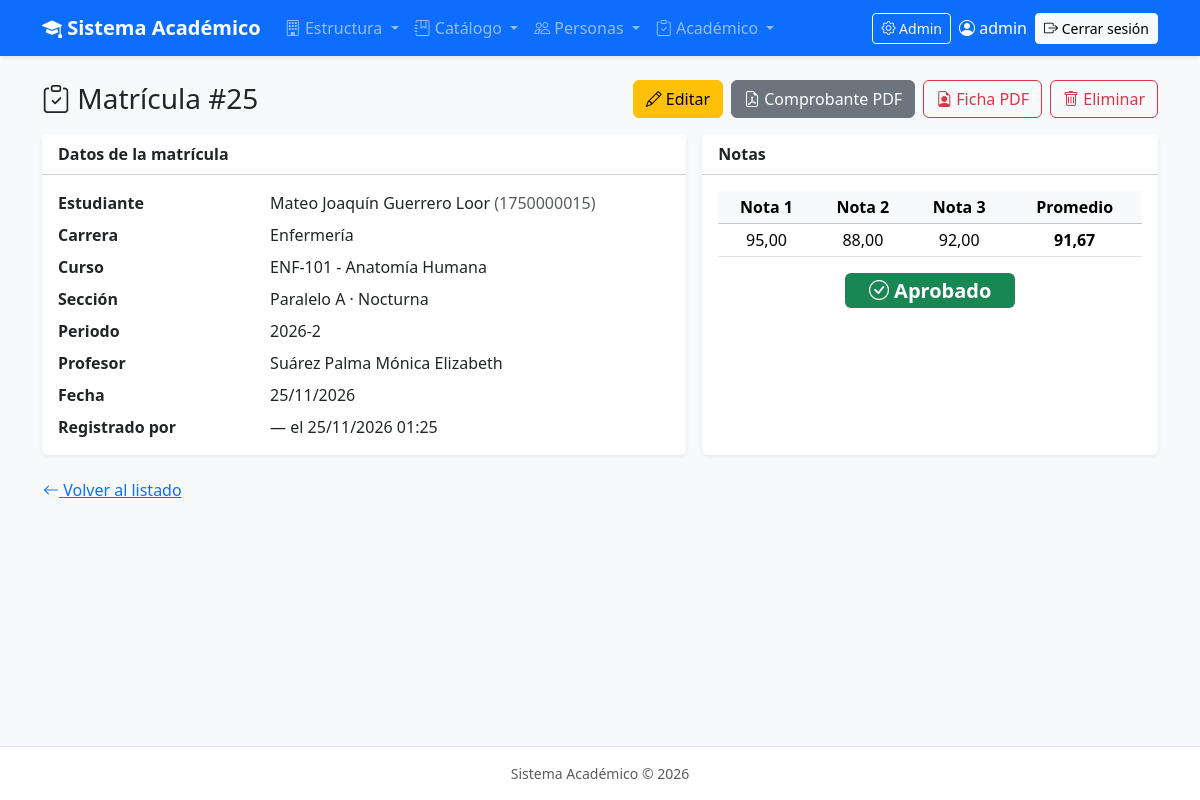
Screenshot of /academico/matriculas/25/ (signed in) with the database file from the repository.
### academico/models.py (models this page shows, shortened)
class Matricula(ModeloBase):
    estudiante = models.ForeignKey(Estudiante, on_delete=models.PROTECT, related_name="matriculas")
    seccion = models.ForeignKey(Seccion, on_delete=models.PROTECT, related_name="matriculas")
    fecha = models.DateField(default=timezone.localdate)
    class Meta:
        verbose_name = "Matrícula"
        verbose_name_plural = "Matrículas"
        ordering = ["-fecha"]
        constraints = [   # un estudiante no se matricula dos veces en la misma sección
            models.UniqueConstraint(fields=["estudiante", "seccion"], name="matricula_unica"),
        ]

class Estudiante(ModeloBase):
    cedula = models.CharField("Cédula", max_length=10, unique=True)
    nombres = models.CharField(max_length=80)
    apellidos = models.CharField(max_length=80)
    email = models.EmailField("Correo", blank=True)
    telefono = models.CharField("Teléfono", max_length=15, blank=True)
    fecha_nacimiento = models.DateField("Fecha de nacimiento", null=True, blank=True)
    carrera = models.ForeignKey(Carrera, on_delete=models.PROTECT, related_name="estudiantes")   # 1:N
    foto = models.ImageField(upload_to="estudiantes/", blank=True)
    class Meta:
        verbose_name = "Estudiante"
        verbose_name_plural = "Estudiantes"
        ordering = ["apellidos", "nombres"]
    @property
    def nombre_completo(self):
        return f"{self.nombres} {self.apellidos}"

class Carrera(ModeloBase):
    facultad = models.ForeignKey(Facultad, on_delete=models.PROTECT, related_name="carreras")   # 1:N
    codigo = models.CharField("Código", max_length=10, unique=True)   # Ej: SIS
    nombre = models.CharField(max_length=150)
    duracion_semestres = models.PositiveSmallIntegerField("Duración (semestres)", default=8)
    class Meta:
        verbose_name = "Carrera"
        verbose_name_plural = "Carreras"
        ordering = ["nombre"]

class Seccion(ModeloBase):
    curso = models.ForeignKey(Curso, on_delete=models.PROTECT, related_name="secciones")
    periodo = models.ForeignKey(Periodo, on_delete=models.PROTECT, related_name="secciones")
    profesor = models.ForeignKey(Profesor, on_delete=models.PROTECT, related_name="secciones")
    paralelo = models.CharField(max_length=2, default="A")            # A, B, C...
    jornada = models.CharField(max_length=10, choices=Jornada.choices, default=Jornada.DIURNA)
    cupo = models.PositiveSmallIntegerField(default=30)
    estudiantes = models.ManyToManyField("Estudiante", through="Matricula", related_name="secciones")
    class Meta:
        verbose_name = "Sección"
        verbose_name_plural = "Secciones"
        ordering = ["periodo", "curso", "paralelo"]
        constraints = [
            models.UniqueConstraint(fields=["curso", "periodo", "paralelo", "jornada"], name="seccion_unica"),
        ]

class Curso(ModeloBase):                                              # la asignatura (materia)
    carrera = models.ForeignKey(Carrera, on_delete=models.PROTECT, related_name="cursos")      # 1:N
    semestre = models.ForeignKey(Semestre, on_delete=models.PROTECT, related_name="cursos")    # 1:N
    codigo = models.CharField("Código", max_length=12, unique=True)  # Ej: SIS-101
    nombre = models.CharField(max_length=150)
    creditos = models.PositiveSmallIntegerField("Créditos", default=3)
    class Meta:
        verbose_name = "Curso"
        verbose_name_plural = "Cursos"
        ordering = ["carrera", "semestre__numero", "nombre"]

class Periodo(ModeloBase):
    nombre = models.CharField(max_length=20, unique=True)             # Ej: 2026-1
    fecha_inicio = models.DateField("Fecha de inicio")
    fecha_fin = models.DateField("Fecha de fin")
    activo = models.BooleanField(default=False)                       # el periodo en el que se matricula
    class Meta:
        verbose_name = "Periodo"
        verbose_name_plural = "Periodos"
        ordering = ["-fecha_inicio"]                                  # el más reciente primero

class Profesor(ModeloBase):
    cedula = models.CharField("Cédula", max_length=10, unique=True)
    nombres = models.CharField(max_length=80)
    apellidos = models.CharField(max_length=80)
    email = models.EmailField("Correo", blank=True)
    titulo = models.CharField("Título", max_length=120, blank=True)  # Ej: Mg. en Software
    class Meta:
        verbose_name = "Profesor"
        verbose_name_plural = "Profesores"
        ordering = ["apellidos", "nombres"]
    def __str__(self):
        return f"{self.apellidos} {self.nombres}"

class Nota(ModeloBase):
    matricula = models.OneToOneField(Matricula, on_delete=models.CASCADE, related_name="nota")   # 1:1
    n1 = models.DecimalField("Nota 1", max_digits=5, decimal_places=2, default=0, validators=VALIDAR_NOTA)
    n2 = models.DecimalField("Nota 2", max_digits=5, decimal_places=2, default=0, validators=VALIDAR_NOTA)
    n3 = models.DecimalField("Nota 3", max_digits=5, decimal_places=2, default=0, validators=VALIDAR_NOTA)
    promedio = models.DecimalField(max_digits=5, decimal_places=2, default=0, editable=False)
    estado = models.CharField(max_length=10, choices=EstadoNota.choices, default=EstadoNota.REPROBADO, editable=False)
    class Meta:
        verbose_name = "Nota"
        verbose_name_plural = "Notas"

### academico/views.py (the view)
# urls.py: path("matriculas/<int:pk>/", views.MatriculaDetailView.as_view(), name="matricula_detalle"),
class MatriculaDetailView(LoginRequiredMixin, DetailView):
    queryset = MATRICULAS_COMPLETAS
    template_name = "academico/matricula_detalle.html"
    def get_context_data(self, **kwargs):
        context = super().get_context_data(**kwargs)
        context["nota"] = obtener_nota(self.object)
        return context

### academico/views.py (called while the page is built)
def obtener_nota(matricula):
    return getattr(matricula, "nota", None)

### academico/templates/academico/matricula_detalle.html (shortened to what this page needs)
{% extends "base.html" %}
{% block contenido %}
<div class="d-flex justify-content-between align-items-center mb-3">
    <h1 class="h3 mb-0"><i class="bi bi-clipboard-check"></i> Matrícula #{{ matricula.pk }}</h1>
    <div class="d-flex gap-2">
        <a href="{% url 'academico:matricula_editar' matricula.pk %}" class="btn btn-warning"><i class="bi bi-pencil"></i> Editar</a>
        <a href="{% url 'academico:matricula_pdf' matricula.pk %}" target="_blank" rel="noopener" class="btn btn-secondary">
            <i class="bi bi-file-earmark-pdf"></i> Comprobante PDF
        </a>
        <a href="{% url 'academico:estudiante_pdf' matricula.estudiante.pk %}" target="_blank" rel="noopener" class="btn btn-outline-danger">
            <i class="bi bi-file-earmark-person"></i> Ficha PDF
        </a>
        <a href="{% url 'academico:matricula_eliminar' matricula.pk %}" class="btn btn-outline-danger"><i class="bi bi-trash"></i> Eliminar</a>
    </div>
</div>
<div class="row g-3">
    <div class="col-lg-7">
        <div class="card shadow-sm border-0 h-100">
            <div class="card-header bg-white fw-semibold">Datos de la matrícula</div>
            <div class="card-body">
                <dl class="row mb-0">
                    <dt class="col-sm-4">Estudiante</dt>
                    <dd class="col-sm-8">{{ matricula.estudiante.nombre_completo }} <span class="text-muted">({{ matricula.estudiante.cedula }})</span></dd>
                    <dt class="col-sm-4">Carrera</dt>
                    <dd class="col-sm-8">{{ matricula.estudiante.carrera.nombre }}</dd>
                    <dt class="col-sm-4">Curso</dt>
                    <dd class="col-sm-8">{{ matricula.seccion.curso.codigo }} - {{ matricula.seccion.curso.nombre }}</dd>
                    <dt class="col-sm-4">Sección</dt>
                    <dd class="col-sm-8">Paralelo {{ matricula.seccion.paralelo }} · {{ matricula.seccion.get_jornada_display }}</dd>
                    <dt class="col-sm-4">Periodo</dt>
                    <dd class="col-sm-8">{{ matricula.seccion.periodo.nombre }}</dd>
                    <dt class="col-sm-4">Profesor</dt>
                    <dd class="col-sm-8">{{ matricula.seccion.profesor }}</dd>
                    <dt class="col-sm-4">Fecha</dt>
                    <dd class="col-sm-8">{{ matricula.fecha|date:"d/m/Y" }}</dd>
                    <dt class="col-sm-4">Registrado por</dt>
                    <dd class="col-sm-8 mb-0">{{ matricula.user.username|default:"—" }} el {{ matricula.fecha_creacion|date:"d/m/Y H:i" }}</dd>
                </dl>
            </div>
        </div>
    </div>
    <div class="col-lg-5">
        <div class="card shadow-sm border-0 h-100">
            <div class="card-header bg-white fw-semibold">Notas</div>
            <div class="card-body">
                {% if nota %}
                    <table class="table table-sm text-center mb-3">
                        <thead class="table-light">
                            <tr><th>Nota 1</th><th>Nota 2</th><th>Nota 3</th><th>Promedio</th></tr>
                        </thead>
                        <tbody>
                            <tr>
                                <td>{{ nota.n1 }}</td>
                                <td>{{ nota.n2 }}</td>
                                <td>{{ nota.n3 }}</td>
                                <td class="fw-bold">{{ nota.promedio }}</td>
                            </tr>
                        </tbody>
                    </table>
                    <div class="text-center">
                        {% if nota.estado == "aprobado" %}
                            <span class="badge text-bg-success fs-5 px-4"><i class="bi bi-check-circle"></i> Aprobado</span>
                        {% else %}
                            <span class="badge text-bg-danger fs-5 px-4"><i class="bi bi-x-circle"></i> Reprobado</span>
                        {% endif %}
                    </div>
                {% else %}
                    <p class="text-muted mb-2">Esta matrícula todavía no tiene notas registradas.</p>
                    <a href="{% url 'academico:matricula_editar' matricula.pk %}" class="btn btn-sm btn-outline-primary">
                        <i class="bi bi-plus"></i> Registrar notas
                    </a>
                {% endif %}
            </div>
        </div>
    </div>
</div>
<a href="{% url 'academico:matricula_lista' %}" class="btn btn-link mt-3 px-0"><i class="bi bi-arrow-left"></i> Volver al listado</a>
{% endblock %}

### templates/base.html (shortened to what this page needs)
{% load static %}
<!DOCTYPE html>
<html lang="es">
<head>
    <link rel="stylesheet" href="https://cdn.jsdelivr.net/npm/bootstrap@5.3.3/dist/css/bootstrap.min.css">
    <link rel="stylesheet" href="https://cdn.jsdelivr.net/npm/bootstrap-icons@1.11.3/font/bootstrap-icons.min.css">
</head>
<body class="bg-light d-flex flex-column min-vh-100">
{% if user.is_authenticated %}
<nav class="navbar navbar-expand-lg navbar-dark bg-primary shadow-sm">
    <div class="container">
        <a class="navbar-brand fw-semibold" href="{% url 'academico:inicio' %}">
            <i class="bi bi-mortarboard-fill"></i> Sistema Académico
        </a>
        <div class="collapse navbar-collapse" id="menuPrincipal">
            <ul class="navbar-nav me-auto">
                <li class="nav-item dropdown">
                    <a class="nav-link dropdown-toggle" href="#" role="button" data-bs-toggle="dropdown">
                        <i class="bi bi-building"></i> Estructura
                    </a>
                </li>
                <li class="nav-item dropdown">
                    <a class="nav-link dropdown-toggle" href="#" role="button" data-bs-toggle="dropdown">
                        <i class="bi bi-journal-bookmark"></i> Catálogo
                    </a>
                </li>
                <li class="nav-item dropdown">
                    <a class="nav-link dropdown-toggle" href="#" role="button" data-bs-toggle="dropdown">
                        <i class="bi bi-people"></i> Personas
                    </a>
                </li>
                <li class="nav-item dropdown">
                    <a class="nav-link dropdown-toggle" href="#" role="button" data-bs-toggle="dropdown">
                        <i class="bi bi-clipboard-check"></i> Académico
                    </a>
                </li>
            </ul>
            <div class="d-flex align-items-center gap-2">
                {% if user.is_staff %}
                    <a class="btn btn-sm btn-outline-light" href="{% url 'admin:index' %}">
                        <i class="bi bi-gear"></i> Admin
                    </a>
                {% endif %}
                <span class="navbar-text text-white">
                    <i class="bi bi-person-circle"></i> {{ user.get_full_name|default:user.username }}
                </span>
                <form method="post" action="{% url 'logout' %}" class="d-inline">
                    <button type="submit" class="btn btn-sm btn-light">
                        <i class="bi bi-box-arrow-right"></i> Cerrar sesión
                    </button>
                </form>
            </div>
        </div>
    </div>
</nav>
{% endif %}
<main class="container py-4 flex-grow-1">
    {% block contenido %}{% endblock %}
</main>
<footer class="text-center text-muted small py-3 border-top bg-white">
    Sistema Académico &copy; {% now "Y" %}
</footer>
</body>
</html>

### rows the page displays
Matricula: pk "25", estudiante.nombre_completo "Mateo Joaquín Guerrero Loor", estudiante.cedula "1750000015", estudiante.carrera.nombre "Enfermería", seccion.curso.codigo "ENF-101", seccion.curso.nombre "Anatomía Humana", seccion.paralelo "A", seccion.jornada "Nocturna", seccion.periodo.nombre "2026-2", seccion.profesor "Suárez Palma Mónica Elizabeth", fecha "25/11/2026", user.username "—", fecha_creacion "25/11/2026 01:25"
Nota: n1 "95,00", n2 "88,00", n3 "92,00", promedio "91,67"

### other values shown
{{ user.get_full_name|default:user.username }} "admin"
